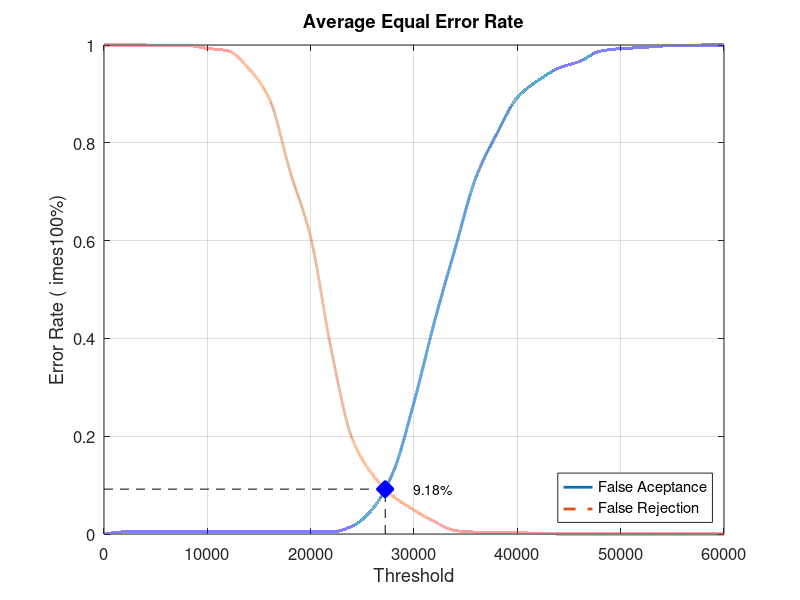
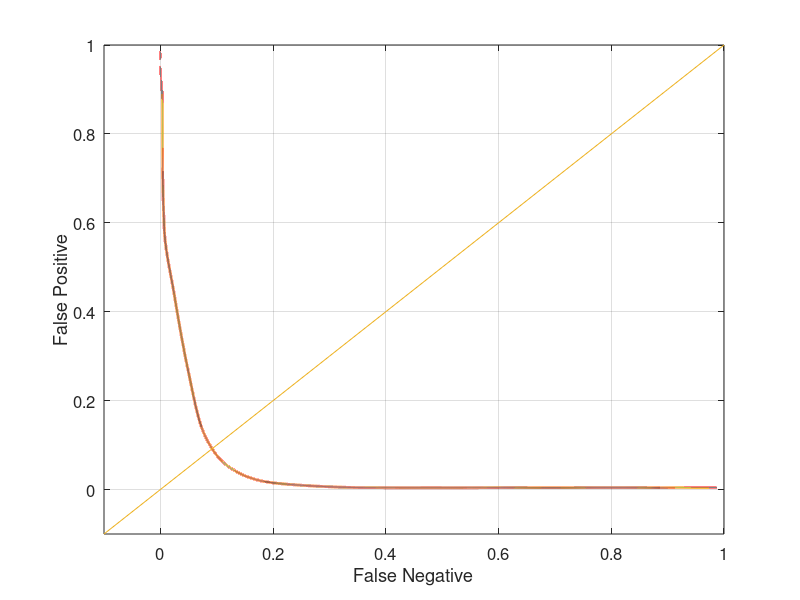

Write the MATLAB code that produced these figures, in order.
close all;
clear;
clc;
x = 0:2000:60000;
xq = 0:0.5:60000;

y0 = [0 0.00421053 0.00421053 0.00421053 0.00421053 0.00421053 0.00421053 0.00421053 0.00421053 0.00421053 0.00421053 0.00421053 0.0157895 0.051579 0.127368 0.269474 0.435789 0.585263 0.729474 0.817895 0.892632 0.927368 0.952632 0.966316 0.987368 0.992632 0.994737 0.997895 0.998947 1 1]
yy0 = interp1(x, y0, xq, 'pchip');
y1 = [1 1 1 0.999 0.999 0.993 0.988 0.952 0.89 0.742 0.607 0.376 0.196 0.121 0.077 0.049 0.025 0.007 0.004 0.004 0.003 0.001 0 0 0 0 0 0 0 0 0]
yy1 = interp1(x, y1, xq, 'pchip');

% Calculating EER: 
y2 = abs(y0 - y1);
find(y2 == min(y2))
yy2 = abs(yy0 - yy1);
xEER = find(yy2 == min(yy2));
xEERIndex = xq(xEER) % X-axis EER
yEER = yy0(xEER) % Y-axis EER

main = figure
plot(xq, yy0,'-','LineWidth', 2);	hold on
plot(xq, yy1,'--','LineWidth', 2);	hold on
plot([xEERIndex xEERIndex], [0 yEER], 'k--');	hold on
plot([0 xEERIndex], [yEER yEER], 'k--');	hold on
plot(xEERIndex, yEER, 'bx', 'LineWidth', 10);	hold on
text(xEERIndex + 10 * xEERIndex / 100, yEER, [num2str(round((10000 * yEER)) / 100) '%'])
legend('False Aceptance', 'False Rejection', 'Location', 'SouthEast')
xlabel('Threshold')
ylabel('Error Rate (	imes100%)')
title('Average Equal Error Rate')
set(gca, 'FontSize', 12)
axis([0 60000 0 1])
grid on

print(main, 'Database2AverageMain', '-dpng');
FNRxFPR = figure('Color', [1 1 1]);
plot(yy1, yy0, '-', yy1, yy0, 'LineWidth', 2);
hold on
y = -0.1:0.1:1
plot(y, y); 
set(gca, 'FontSize', 12)
xlabel('False Negative')
ylabel('False Positive')
axis([-0.1 1 -0.1 1])
set(gca, 'FontSize', 12)
grid on

print(FNRxFPR, 'Database2AverageFNRxFPR','-dpng');
